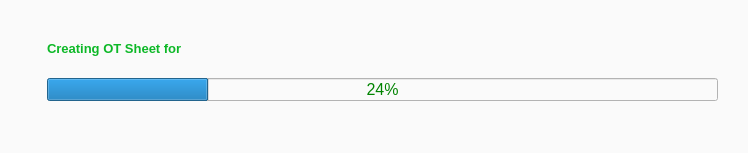
<?xml version="1.0" encoding="UTF-8"?>
<ui version="4.0">
 <class>Monitor</class>
 <widget class="QWidget" name="Monitor">
  <property name="geometry">
   <rect>
    <x>0</x>
    <y>0</y>
    <width>748</width>
    <height>153</height>
   </rect>
  </property>
  <property name="minimumSize">
   <size>
    <width>746</width>
    <height>153</height>
   </size>
  </property>
  <property name="maximumSize">
   <size>
    <width>748</width>
    <height>153</height>
   </size>
  </property>
  <property name="windowTitle">
   <string>Status Monitor</string>
  </property>
  <property name="styleSheet">
   <string notr="true">QWidget{

    background-color:rgb(250, 250, 250);

}</string>
  </property>
  <widget class="QProgressBar" name="progressBar">
   <property name="geometry">
    <rect>
     <x>47</x>
     <y>78</y>
     <width>671</width>
     <height>23</height>
    </rect>
   </property>
   <property name="styleSheet">
    <string notr="true">QProgressBar{

	color: rgb(0, 131, 0);
	font-size: 12pt;
}</string>
   </property>
   <property name="value">
    <number>24</number>
   </property>
  </widget>
  <widget class="QLabel" name="label">
   <property name="geometry">
    <rect>
     <x>47</x>
     <y>38</y>
     <width>661</width>
     <height>21</height>
    </rect>
   </property>
   <property name="font">
    <font>
     <family>Microsoft JhengHei UI</family>
     <pointsize>10</pointsize>
     <weight>75</weight>
     <bold>true</bold>
    </font>
   </property>
   <property name="styleSheet">
    <string notr="true">QLabel
{
	color:rgb(13, 184, 39);
	font-size: 10pt;
}</string>
   </property>
   <property name="text">
    <string>Creating OT Sheet for</string>
   </property>
  </widget>
 </widget>
 <resources/>
 <connections/>
</ui>
